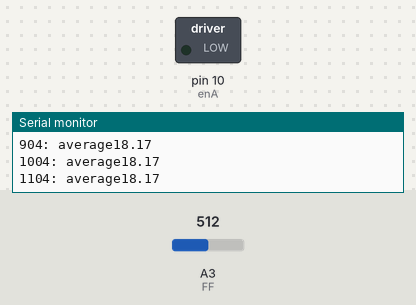
The sketch below on a simulated Arduino Uno, built with avr-gcc and run on an emulated ATmega328P. Parts: switched loads named in the sketch (green lamp = pin HIGH), the last lines printed to the serial monitor. Inputs (shaded band) come from the test bench; at power-on: A3 (FF) = 512.

Above: at 1.2 s.
1.3 s: A3 (FF) set to 0
At 2.76 s:
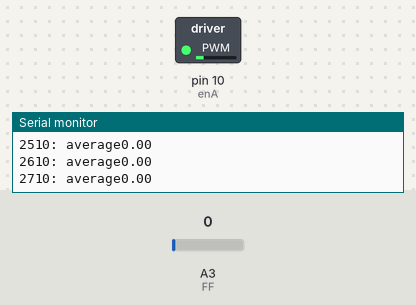
4.3 s: A3 (FF) set to 122
6.0 s: A3 (FF) set to 0
At 7.58 s:
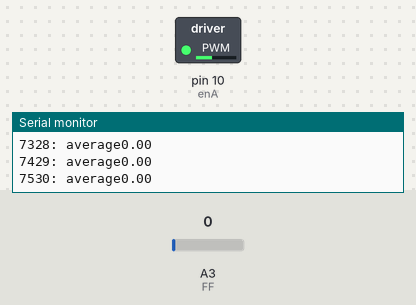
At 8.18 s:
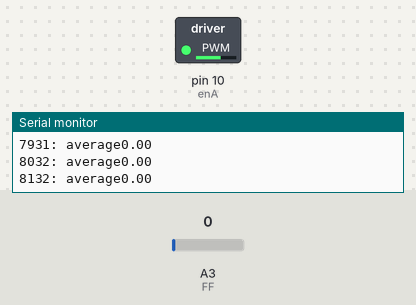
9.0 s: A3 (FF) set to 900
Timing chart, 0 to 11.6 s (numbered marks = the images above; inputs shaded):
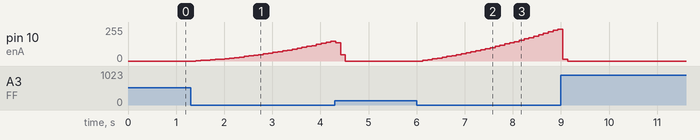

Measured:
- after the input at 1.3 s, pin 10 (enA): moves from 0/255 to 148/255 over 2.8 s, starting after 0.11 s
- after the input at 6.0 s, pin 10 (enA): moves from 0/255 to 240/255 over 2.8 s, starting after 0.13 s

The sketch:

new_pid_sine.ino
```cpp
#include <math.h>
#include "pid.h"
#include "MegunoLink.h"

//float output = motorspeed.update(Goal, vout);
//digitalWrite(in1, HIGH);
//digitalWrite(in2, LOW);
//analogWrite(enA, Pspeed);
float i;
int enA = 10;
int in1 = 9;
int in2 = 8;
unsigned long previousMillis = 0;
float CF3 = 11;
int FF = A3;
int FFdata = 0;
float vout3;
float SUM = 0;
int num = 0;
float FFmeasure = 0;
float GoalS;
int Pspeed;
long interval = 10;
unsigned long startMillis;
PID motorspeed(23, 0.0, 0.001); //P D I

void setup() {

  pinMode(FF, INPUT);
  Serial.begin(115200);
  startMillis = millis();

}

void loop()
{
  TimePlot ffoutput("ffoutput"), goals("goal"), PWM("PWM");
  unsigned long currentMillis = millis();


  //      if (currentMillis - startMillis < 10000) {
  //        GoalS = 0.5 * sin(i) + 1;
  ////    //goal.SendData("sine", 0.5 * sin(i) + 1 );
  //        i = i + 0.01;
  ////    startMillis = currentMillis;
  //      }
  ////      else if((currentMillis - startMillis >= 10000) &&  (currentMillis - startMillis < 20000)){
  ////        Goal = 1.3;
  ////      }
  ////      else {
  ////        Goal = 0.3;
  ////      }

  //  if (currentMillis - previousMillis >= 10 ) {
  //    GoalS = 0.5 * sin(i) + 1;
  //    goals.SendData("goal", GoalS );
  //
  //    previousMillis = currentMillis;
  //  }

  if (currentMillis - previousMillis >= interval) {

    previousMillis = currentMillis;

    FFdata = analogRead(FF);
    vout3 = (FFdata * 3.3) / 1023.0;
    vout3 = CF3 * vout3;
    SUM = SUM + vout3;
    num++;
    GoalS = 0.5 * sin(i) + 1;
    goals.SendData("goal", GoalS );
    i = i + 0.001;

  }

  if (num == 10) {
    FFmeasure = SUM / 10;
    Serial.print(previousMillis);
    Serial.print (": average");
    Serial.println(FFmeasure );
    //motorspeed.print_components();
    num = 0;
    SUM = 0;


    float output = motorspeed.update(GoalS, FFmeasure );
    Pspeed = Pspeed + output;
    if (Pspeed > 254) {
      Pspeed = 254;
    }
    if (Pspeed < 0) {
      Pspeed = 0;
    }
    digitalWrite(in1, HIGH);
    digitalWrite(in2, LOW);
    analogWrite(enA, Pspeed);
    ffoutput.SendData("flexiforce output", FFmeasure );
    //goal.SendData("goal", Goal);
    PWM.SendData("pwm speed", Pspeed);
  }


}
```

pid.h
```cpp
#ifndef _PID_h
#define _PID_h
#include <stdint.h>

/*Here, the definition of the PID class begins. This is indicated by the keyword: "class"
  This is a general description of the data and functions that the class contains.
  To use a class, we must make a specific instance of the class by declaring it into the same way we declare a variable.
  For example, to create a version of the PID class, in our main file we might write:

  PID LeftWheelPID;
  PID RightWheelPID;

  This will create two instances of the PID class; one for the left wheel and one for the right wheel.
  Each class will have a full copy of all the variables and functions defined for that particular class.
*/

class PID
{
    /* Public functions and variables are defined here. A public function / variable can be accessed from outside
       the class.
       For example, once we have made an instance of the PID class, we can call the update function by writing:

       LeftWheelPID.update();

       Note that this will only update the LeftWheelPID - RightWheelPID will not be updated unless we also call
       RightWheelPID.update()
    */
  public:

    PID(float P, float D, float I); // This is the class constructor. It is called whenever we create an instance of the PID class
    void setGains(float P, float D, float I); // This function updates the values of the gains
    void reset(); //This function resets any stored values used by the integral or derative terms
    float update(float demand, float measurement); //This function calculates the PID control signal. It should be called in a loop
    void print_components(); //This function prints the individual components of the control signal and can be used for debugging
    void setMax(float  newMax); //This function sets the maximum output the controller can ask for
    void setDebug(bool state); //This function sets the debug flag;
    void print_response(); // This function prints the ratio of input to output in a way that is nicely interpreted by the Serial plotter
    void set_show_response(bool state); //This functions set the show_response flag

    /* Private functions and variables are defined here. These functions / variables cannot be accessed from outside the class.
       For example, if we try to set the value of Kp in the file "Romi.h", we will get an error (Try it out!)
    */
  private:

    //Control gains
    float Kp; //Proportional
    float Ki; //Integral
    float Kd; //Derivative

    //We can use this to limit the output to a certain value
    float max_output = 225;

    //Output components
    //These are used for debugging purposes
    float Kp_output = 0;
    float Ki_output = 0;
    float Kd_output = 0;
    float total = 0;

    //Values to store
    float last_demand = 0; //For storing the previous input
    float last_measurement = 0; //For storing the last measurement
    float last_error = 0; //For calculating the derivative term
    float integral_error = 0; //For storing the integral of the error
    long last_millis = 0;
    bool debug = false; //This flag controls whether we print the contributions of each component when update is called
    bool show_response = false; // This flag controls whether we print the response of the controller on each update

};

/*
   Class constructor
   This runs whenever we create an instance of the class
*/
PID::PID(float P, float D, float I)
{
  //Store the gains
  setGains(P, D, I);
  //Set last_millis
  last_millis = millis();
}

/*
   This function prints the individual contributions to the total contol signal
   You can call this yourself for debugging purposes, or set the debug flag to true to have it called
   whenever the update function is called.
*/
void PID::print_components()
{
  Serial.print(" Proportional component: ");
  Serial.print(Kp_output);
  Serial.print(" Differential component: ");
  Serial.print(Kd_output);
  Serial.print(" Integral component: ");
  Serial.print(Ki_output);
  Serial.print(" Total: ");
  Serial.println(total);
}

/*
   This function sets the gains of the PID controller
*/
void PID::setGains(float P, float D, float I)
{
  Kp = P;
  Kd = D;
  Ki = I;
}

/*
   This is the update function.
   This function should be called repeatedly.
   It takes a measurement of a particular variable (ex. Position, speed, heading) and a desired value for that quantity as input
   It returns an output; this can be sent directly to the motors,
   combined with other control outputs
   or sent as input to another controller
*/
float PID::update(float demand, float measurement)
{
  //Calculate how much time (in milliseconds) has passed since the last update call
  long time_now = millis();
  int time_delta = time_now - last_millis;
  last_millis = time_now;

  /*
     ================================
     Your implementation of a PID controller should go here
     ================================
  */

  //This represents the error term
  float error = demand - measurement;
  //This represents the error derivative
  float error_delta = (error - last_error) / time_delta;

  //Update storage
  last_demand = demand;
  last_measurement = measurement;
  integral_error += (error * time_delta);

  /*
     ===========================
     Code below this point should not need to be changed
  */

  //Calculate components
  Kp_output = Kp * error;
  Kd_output = Kd * error_delta;
  Ki_output = Ki * integral_error;

  //Add the three components to get the total output
  total = Kp_output + Kd_output + Ki_output; // changed
  //Make sure we don't exceed the maximum output
  if (total > max_output)
  {
    total = max_output;
  }

  if (total < -max_output)
  {
    total = -max_output;
  }

  //Print debugging information if required
  if (debug)
  {
    Serial.print("Error: ");
    Serial.print(error);
    Serial.print(" Error Delta:");
    Serial.print(error_delta);
    Serial.print(" Error Integral:");
    Serial.print(integral_error);
    print_components();
  }

  //Print response if required
  if (show_response)
  {
    print_response();
  }

  return total;
}

void PID::setMax(float newMax)
{
  if (newMax > 0)
  {
    max_output = newMax;
  }
  else
  {
    Serial.println("Max output must be positive");
  }
}

void PID::setDebug(bool state)
{
  debug = state;
}

void PID::reset()
{

  last_error = 0;
  integral_error = 0;
  last_millis = millis();

}

//This function prints measurement / demand - Good for visualiser the response on the Serial plotter
void PID::print_response()
{
  float response = last_measurement / last_demand;
  Serial.println(response);
}

void PID::set_show_response(bool state)
{
  show_response = state;
}


#endif
```
